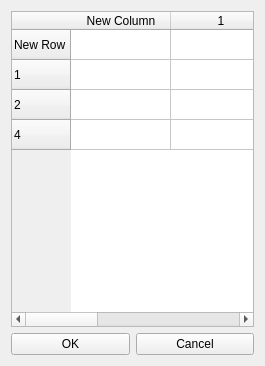
<?xml version="1.0" encoding="UTF-8"?>
<ui version="4.0">
 <class>mainWindow</class>
 <widget class="QWidget" name="mainWindow">
  <property name="geometry">
   <rect>
    <x>0</x>
    <y>0</y>
    <width>265</width>
    <height>366</height>
   </rect>
  </property>
  <property name="windowTitle">
   <string>Parameter Lister</string>
  </property>
  <layout class="QVBoxLayout" name="verticalLayout">
   <item>
    <widget class="QTableWidget" name="table">
     <row>
      <property name="text">
       <string>New Row</string>
      </property>
     </row>
     <row>
      <property name="text">
       <string>1</string>
      </property>
     </row>
     <row>
      <property name="text">
       <string>2</string>
      </property>
     </row>
     <row>
      <property name="text">
       <string>4</string>
      </property>
     </row>
     <column>
      <property name="text">
       <string>New Column</string>
      </property>
     </column>
     <column>
      <property name="text">
       <string>1</string>
      </property>
     </column>
     <column>
      <property name="text">
       <string>3</string>
      </property>
     </column>
    </widget>
   </item>
   <item>
    <layout class="QHBoxLayout" name="horizontalLayout">
     <item>
      <widget class="QPushButton" name="btn_OK">
       <property name="text">
        <string>OK</string>
       </property>
      </widget>
     </item>
     <item>
      <widget class="QPushButton" name="btn_cancel">
       <property name="text">
        <string>Cancel</string>
       </property>
      </widget>
     </item>
    </layout>
   </item>
  </layout>
 </widget>
 <resources/>
 <connections/>
</ui>
